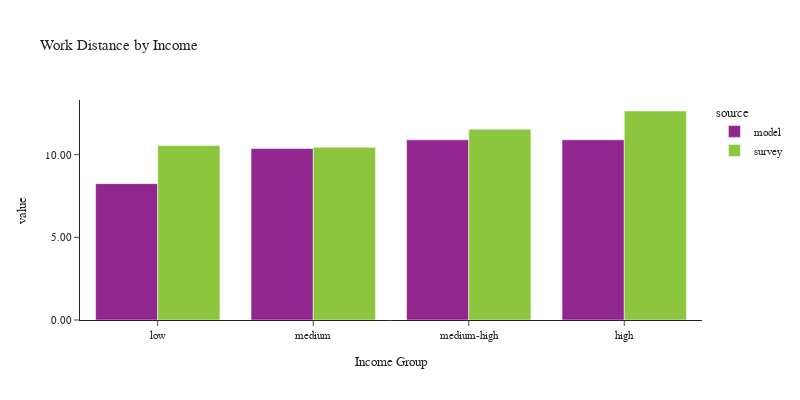

The cell this chart's notebook holds for it:
### Code cell
plot_work_location(df_workers, 'hhincome_group', 'Income', 'Income Group')

### Figure 1 — Plotly figure (JSON) as saved in the notebook; plotly's stock layout.template omitted (floating-point values rounded to 4 significant figures)
{"data": [{"alignmentgroup": "True", "customdata": [[319000], [628454], [883055], [1114929]], "hovertemplate": "source=model<br>hhincome_group=%{x}<br>value=%{y}<br>sample count=%{customdata[0]}<extra></extra>", "legendgroup": "model", "marker": {"color": "#91268F", "pattern": {"shape": ""}}, "name": "model", "offsetgroup": "model", "orientation": "v", "showlegend": true, "textposition": "auto", "type": "bar", "x": ["low", "medium", "medium-high", "high"], "xaxis": "x", "y": [8.249, 10.37, 10.9, 10.9], "yaxis": "y"}, {"alignmentgroup": "True", "customdata": [[672], [626], [920], [605]], "hovertemplate": "source=survey<br>hhincome_group=%{x}<br>value=%{y}<br>sample count=%{customdata[0]}<extra></extra>", "legendgroup": "survey", "marker": {"color": "#8CC63E", "pattern": {"shape": ""}}, "name": "survey", "offsetgroup": "survey", "orientation": "v", "showlegend": true, "textposition": "auto", "type": "bar", "x": ["low", "medium", "medium-high", "high"], "xaxis": "x", "y": [10.55, 10.45, 11.54, 12.64], "yaxis": "y"}], "layout": {"barmode": "group", "font": {"size": 11}, "height": 400, "legend": {"title": {"text": "source"}, "tracegroupgap": 0}, "title": {"text": "Work Distance by Income"}, "width": 800, "xaxis": {"anchor": "y", "domain": [0.0, 1.0], "title": {"text": "Income Group"}}, "yaxis": {"anchor": "x", "domain": [0.0, 1.0], "tickformat": ".2f", "title": {"text": "value"}}}}
